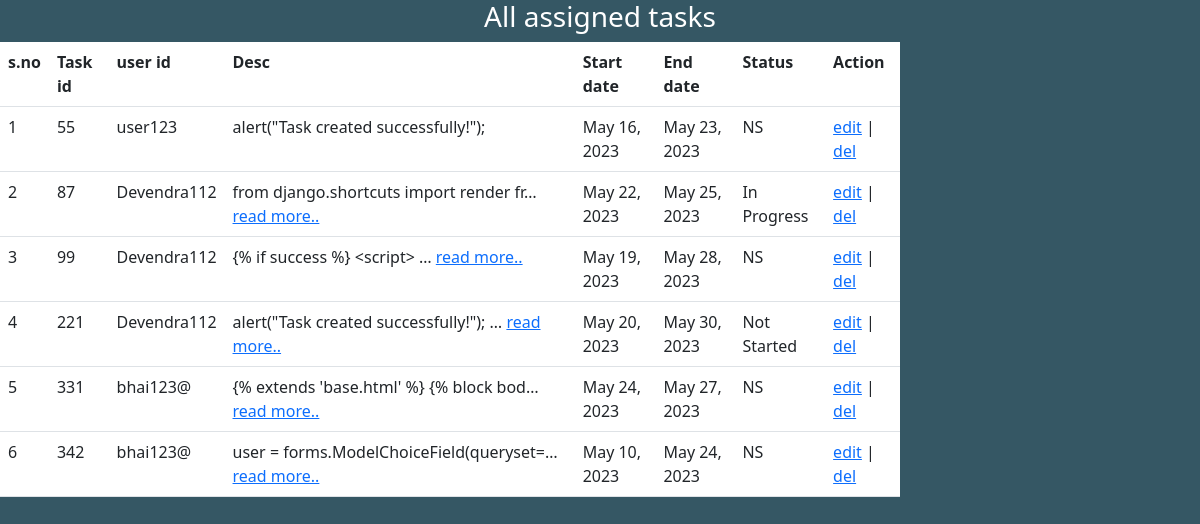
The app's page /manage_task/ (signed in) with its own data.
### taskapp/models.py (models this page shows)
class Tasks(models.Model):
    tid = models.IntegerField(primary_key=True)
    user = models.ForeignKey(User, on_delete=models.CASCADE)
    desc = models.TextField()
    start_date = models.DateField()
    end_date = models.DateField()
    STATUS_CHOICES = (
        ('Not Started','Not Started'),
        ('In Progress','In Progress'),
        ('Completed','Completed'),
    )
    status = models.CharField(max_length=100, choices=STATUS_CHOICES, default='Not Started')

### taskapp/views.py (the view)
# urls.py: path('manage_task/', views.manage_task, name='manage_task'),
@login_required
def manage_task(request):
    tasks = Tasks.objects.all()
    context = {'tasks': tasks}
    return render(request,'admin/manage_task.html',context)

### templates/admin/manage_task.html (shortened to what this page needs)
{% extends 'base.html' %}
{% block body %}
<link rel="stylesheet" type="text/css" href="/static/css/style.css">
    <center><h3 style="color:white;">All assigned tasks</h3></center>
    <table class="table" style="background-color: whitesmoke; width: 75vw;">
        <tr>
            <th>s.no</th>
            <th>Task id</th>
            <th>user id</th>
            <th>Desc</th>
            <th>Start date</th>
            <th>End date</th>
            <th>Status</th>
            <th>Action</th>
        </tr>
        {% for task in tasks %}
        <tr>
            <td>{{ forloop.counter }}</td>
            <td>{{ task.tid }}</td>
            <td>{{ task.user }}</td>
            <td>
                <div class="full-desc" id="Desc-{{ task.tid }}">
                    {% if task.desc|length > 40 %}
                        {{ task.desc|truncatechars:40 }}
                        <a href="#" class=" read-more" data-task-tid="{{ task.tid }}">read more..</a>
                    {% else %}
                        {{ task.desc }}
                    {% endif %}
                </div>
            </td>
            <td>{{ task.start_date }}</td>
            <td>{{ task.end_date }}</td>
            <td>{{ task.status }}</td>
            <td>
                <a href="{% url 'edit_task' task_id=task.tid %}">edit</a> |
                <a href="{% url 'del_task' task_id=task.tid %}">del</a>
            </td>
        </tr>
        {% endfor %}
    </table>
{% endblock body %}

### templates/base.html (shortened to what this page needs)
<!DOCTYPE html>
<html>
<head>
	<link href="https://cdn.jsdelivr.net/npm/bootstrap@5.3.0-alpha3/dist/css/bootstrap.min.css" rel="stylesheet">
</head>
<body>
	{% block body %}
	{% endblock body %}
</body>
</html>

### static/css/style.css (style rules this page uses)
* { padding: 0px; margin: 0px; }
body { background-color: #355764; }

### records on screen
Tasks: tid "55", user "user123", desc "alert(\"Task created successfully!\");", start_date "May 16, 2023", end_date "May 23, 2023", status "NS"
Tasks: tid "87", user "Devendra112", desc "from django.shortcuts import render fr…", start_date "May 22, 2023", end_date "May 25, 2023", status "In Progress"
Tasks: tid "99", user "Devendra112", desc "{% if success %} <script> …", start_date "May 19, 2023", end_date "May 28, 2023", status "NS"
Tasks: tid "221", user "Devendra112", desc "alert(\"Task created successfully!\"); …", start_date "May 20, 2023", end_date "May 30, 2023", status "Not Started"
Tasks: tid "331", user "bhai123@", desc "{% extends 'base.html' %} {% block bod…", start_date "May 24, 2023", end_date "May 27, 2023", status "NS"
Tasks: tid "342", user "bhai123@", desc "user = forms.ModelChoiceField(queryset=…", start_date "May 10, 2023", end_date "May 24, 2023", status "NS"
